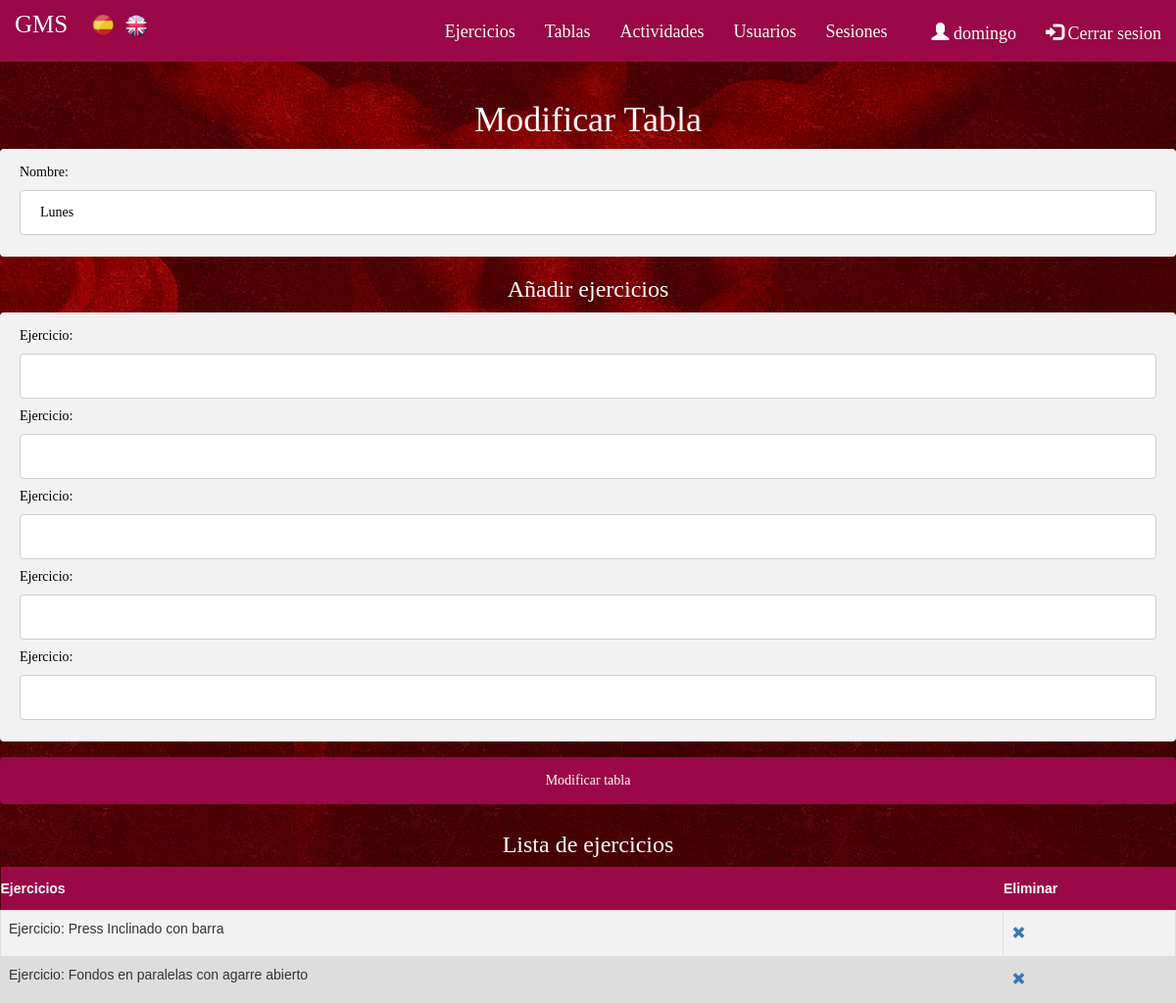
Screenshot of /index.php?controller=tablas&action=edit&idtabla=10 (signed in) with the database file from the repository.
### tables this page shows
CREATE TABLE IF NOT EXISTS `TablaEjercicios` (
  `idtabla` INT NOT NULL AUTO_INCREMENT,
  `nombretabla` VARCHAR(45) NULL,
  PRIMARY KEY (`idtabla`));

CREATE TABLE IF NOT EXISTS `Ejercicio` (
  `idejercicio` INT NOT NULL AUTO_INCREMENT,
  `nombreejercicio` VARCHAR(45) NULL,
  `descripcionejercicio` VARCHAR(1000) NULL,
  `numerorepeticiones` INT NULL,
  `numeroseries` INT NULL,
  PRIMARY KEY (`idejercicio`));

### core/ViewManager.php (called while the page is built, shortened)
<?php
class ViewManager {
	private $variables = array();
	public function setVariable($varname, $value, $flash=false) {
		$this->variables[$varname] = $value;
	}
	public function getVariable($varname, $default=NULL) {
		if (!isset($this->variables[$varname])) {
			return $default;
		}
		return $this->variables[$varname];
	}
	public function render($controller, $viewname) {
		include(__DIR__."/../view/$controller/$viewname.php");
	}
	private static $viewmanager_singleton = NULL;
	public static function getInstance() {
		if (self::$viewmanager_singleton == null) {
			self::$viewmanager_singleton = new ViewManager();
		}
		return self::$viewmanager_singleton;
	}
}

### controller/TablasController.php (called while the page is built, shortened)
<?php
require_once(__DIR__."/../model/Tabla.php");
require_once(__DIR__."/../model/TablaMapper.php");
require_once(__DIR__."/../model/Ejercicio.php");
require_once(__DIR__."/../core/ViewManager.php");
class TablasController extends BaseController {
	private $tablaMapper;
	public function __construct() {
		$this->tablaMapper = new TablaMapper();
	}
	public function edit() {
		$ejercicio = new Ejercicio();
		$tablaid = $_REQUEST["idtabla"];
		$tabla = $this->tablaMapper->findById($tablaid);
		$ejercicios = $this->tablaMapper->findEjerciciosTabla($tablaid);
		$this->view->setVariable("ejercicio", $ejercicio);
		$this->view->setVariable("ejercicios", $ejercicios);
		$this->view->setVariable("tabla", $tabla);
		$this->view->render("tablas", "edit");
	}
}

### index.php (called while the page is built, shortened)
<?php
function run() {
	try {
		$controller = loadController($_GET["controller"]);
		$actionName = $_GET["action"];
		$controller->$actionName();
	} catch(Exception $ex) {
		die("An exception occured!!!!!".$ex->getMessage());
	}
}
function loadController($controllerName) {
	return new $controllerClassName();
}
run();
?>

### view/messages/messages_es.php (called while the page is built)
<?php
$i18n_messages = array()
?>

### core/I18n.php (called while the page is built, shortened)
<?php
class I18n {
	private $messages;
	public function setLanguage($language) {
		$this->messages = $i18n_messages;
	}
	public function i18n($key) {
		if (isset($this->messages[$key])){
			return $this->messages[$key];
		}else{
			return $key;
		}
	}
	private static $i18n_singleton = null;
	public static function getInstance() {
		if (self::$i18n_singleton == NULL) {
			self::$i18n_singleton = new I18n();
		}
		return self::$i18n_singleton;
	}
}
function i18n($key) {
	return I18n::getInstance()->i18n($key);
}

### model/Tabla.php (called while the page is built, shortened)
<?php
class Tabla {
	private $id;
	private $nombre;
	public function __construct($id=NULL, $nombre=NULL) {
		$this->id = $id;
		$this->nombre = $nombre;
	}
	public function getId() {
		return $this->id;
	}
	public function getNombre() {
		return $this->nombre;
	}
}

### model/TablaMapper.php (called while the page is built, shortened)
<?php
require_once(__DIR__."/../core/PDOConnection.php");
require_once(__DIR__."/../model/Tabla.php");
require_once(__DIR__."/../model/Ejercicio.php");
class TablaMapper {
	private $db;
	public function __construct() {
		$this->db = PDOConnection::getInstance();
	}
	public function findById($tablaid){
		$stmt = $this->db->prepare("SELECT * FROM tablaejercicios WHERE idtabla=?");
		$stmt->execute(array($tablaid));
		$tabla = $stmt->fetch(PDO::FETCH_ASSOC);
		if($tabla != null) {
			return new Tabla(
			$tabla["idtabla"],
			$tabla["nombretabla"]);
		} else {
			return NULL;
		}
	}
	public function findEjerciciosTabla($idTabla){
		$stmt = $this->db->prepare("SELECT Ejercicio_idejercicio FROM ejercicio_pertenece_tablaejercicios WHERE TablaEjercicios_idtabla=?");
		$stmt->execute(array($idTabla));
		$idejercicios = $stmt->fetchAll(PDO::FETCH_ASSOC);
		$ejercicios_array = array();
		if(sizeof($idejercicios) > 0){
			foreach ($idejercicios as $ejercicioid) {
				$stmt = $this->db->prepare("SELECT * FROM ejercicio WHERE idejercicio=?");
				$stmt->execute(array($idejercicios[0]["Ejercicio_idejercicio"]));
				$ejercicio = $stmt->fetch(PDO::FETCH_ASSOC);
				if($ejercicio != null) {
					$ejercicio = new Ejercicio(
					$ejercicio["idejercicio"],
					$ejercicio["nombreejercicio"],
					$ejercicio["descripcionejercicio"],
					$ejercicio["numerorepeticiones"],
					$ejercicio["numeroseries"]);
					array_push($ejercicios_array, $ejercicio);
				}
					array_splice($idejercicios , 0 ,1);
			}
		}
		return $ejercicios_array;
	}
	}

### core/PDOConnection.php (called while the page is built)
<?php
class PDOConnection {
	private static $dbhost = "127.0.0.1";
	private static $dbname = "gymgms";
	private static $dbuser = "gymuser";
	private static $dbpass = "gympass";
	private static $db_singleton = null;
	public static function getInstance() {
		if (self::$db_singleton == null) {
			self::$db_singleton = new PDO(
			"mysql:host=".self::$dbhost.";dbname=".self::$dbname.";charset=utf8",
			self::$dbuser,
			self::$dbpass,
			array(
				PDO::ATTR_EMULATE_PREPARES => false,
				PDO::ATTR_ERRMODE => PDO::ERRMODE_EXCEPTION
			)
		);
	}
	return self::$db_singleton;
}
}
?>

### model/Ejercicio.php (called while the page is built, shortened)
<?php
class Ejercicio {
	private $id;
	private $title;
	public function __construct($id=NULL, $title=NULL, $content=NULL, $repeticiones=NULL, $series=NULL) {
		$this->id = $id;
		$this->title = $title;
	}
	public function getId() {
		return $this->id;
	}
	public function getTitle() {
		return $this->title;
	}
}

### view/tablas/edit.php (the view, shortened to what this page needs)
<?php
require_once(__DIR__."/../../core/ViewManager.php");
$view = ViewManager::getInstance();
$tabla = $view->getVariable("tabla");
$ejercicios = $view->getVariable("ejercicios");
$errors = $view->getVariable("errors");
?><h1><?= i18n("Modificar Tabla") ?></h1>
<form action="index.php?controller=tablas&amp;action=edit" method="POST">
	<div class='form'>
	<?= i18n("Nombre") ?>: <input type="text" name="nombretabla"
	value="<?= isset($_POST["nombretabla"])?$_POST["nombretabla"]:$tabla->getNombre() ?>">
	<?= isset($errors["nombretabla"])?i18n($errors["nombretabla"]):"" ?><br>
</div>
	<table class='tablas'>
		<tr>
			<th><?= i18n("Ejercicios")?></th><th><?= i18n("Eliminar")?></th>
		</tr>
	<?php foreach($ejercicios as $ejercicio): ?>
		<tr>
			<td>
				<p><?=  i18n("Ejercicio").": ".htmlentities($ejercicio->getTitle()) ?> </p>
			</td>
			<td>
				<a href="index.php?controller=tablas&amp;action=deleteEjercicio&amp;idejercicio=<?=$ejercicio->getId()?>&amp;idtabla=<?=$tabla->getId()?>" class="	glyphicon glyphicon-remove" title="<?=i18n("Unshare note")?>"></a>
			</td>
		</tr>
	<?php endforeach; ?>
<h3><?= i18n("Añadir ejercicios") ?></h3>
	<div class='form'>
	<?= i18n("Ejercicio") ?>: <input type="text" name="nombreejercicio1">
	<?= isset($errors["nombreejercicio1"])?i18n($errors["nombreejercicio1"]):"" ?><br>
	<?= i18n("Ejercicio") ?>: <input type="text" name="nombreejercicio2">
	<?= isset($errors["nombreejercicio2"])?i18n($errors["nombreejercicio2"]):"" ?><br>
	<?= i18n("Ejercicio") ?>: <input type="text" name="nombreejercicio3">
	<?= isset($errors["nombreejercicio3"])?i18n($errors["nombreejercicio3"]):"" ?><br>
	<?= i18n("Ejercicio") ?>: <input type="text" name="nombreejercicio4">
	<?= isset($errors["nombreejercicio4"])?i18n($errors["nombreejercicio4"]):"" ?><br>
	<?= i18n("Ejercicio") ?>: <input type="text" name="nombreejercicio5">
	<?= isset($errors["nombreejercicio5"])?i18n($errors["nombreejercicio5"]):"" ?><br>
</div>
	<input type="submit" name="submit" value="<?= i18n("Modificar tabla") ?>">
</form>
<h3><?= i18n("Lista de ejercicios") ?></h3>

### css/style.css (style rules this page uses)
body, header { font-family: 'Raleway'; overflow: auto; }
.body-index { background-image: url("fondorojo.jpg"); background-position: top center; background-repeat: no-repeat; }
h1, h3 { color: white; text-align: center; }
.tablas { font-family: "Trebuchet MS", Arial, Helvetica, sans-serif; border-collapse: collapse; width: 100%; }
.tablas td, #tablas th { border: 1px solid #ddd; padding: 8px; }
.tablas tr:nth-child(even) { background-color: #f2f2f2; }
.tablas tr { background-color: #ddd; }
.tablas th { padding-top: 12px; padding-bottom: 12px; text-align: left; background-color: #9B0847; color: white; }
input[type=text], select { width: 100%; padding: 12px 20px; margin: 8px 0; display: inline-block; border: 1px solid #ccc; border-radius: 4px; box-sizing: border-box; }
input[type=submit] { width: 100%; background-color: #9B0847; color: white; padding: 14px 20px; margin: 8px 0; border: none; border-radius: 4px; cursor: pointer; }
.form { width: 100%; background-color: #f2f2f2; color: black; padding: 14px 20px; margin: 8px 0; border: none; border-radius: 4px; cursor: pointer; }

### rows the page displays
tablaejercicios: nombretabla "Lunes"
ejercicio: nombreejercicio "Press Inclinado con barra"
ejercicio: nombreejercicio "Fondos en paralelas con agarre abierto"

### other values shown
i18n("Ejercicios") "Ejercicios"
i18n("Tablas") "Tablas"
i18n("Actividades") "Actividades"
i18n("Usuarios") "Usuarios"
i18n("Sesiones") "Sesiones"
$currentuser "domingo"
i18n("Cerrar sesion") "Cerrar sesion"
i18n("Modificar Tabla") "Modificar Tabla"
i18n("Nombre") "Nombre"
i18n("Eliminar") "Eliminar"
i18n("Añadir ejercicios") "Añadir ejercicios"
i18n("Ejercicio") "Ejercicio"
i18n("Lista de ejercicios") "Lista de ejercicios"
